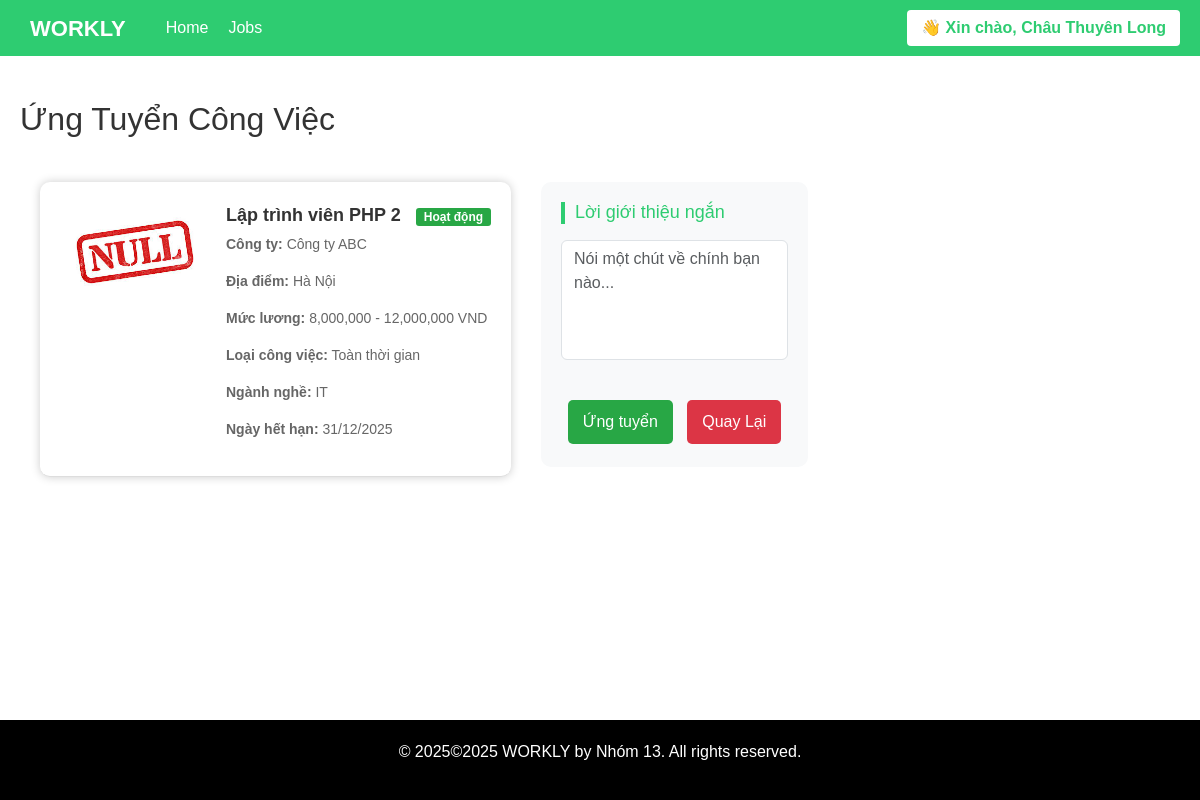
Screenshot of /apply.php?job_id=4 (signed in) with the database file from the repository.
### tables this page shows
CREATE TABLE IF NOT EXISTS `candidates` (
  `id` int(11) NOT NULL AUTO_INCREMENT,
  `user_id` int(11) NOT NULL,
  `full_name` varchar(100) NOT NULL,
  `phone` varchar(20) DEFAULT NULL,
  `address` varchar(255) DEFAULT NULL,
  `cv_url` varchar(255) DEFAULT NULL,
  `avatar` varchar(255) NOT NULL DEFAULT 'assets/images/default-avatar.png',
  `industry` varchar(100) DEFAULT NULL,
  `bio` text DEFAULT NULL,
  PRIMARY KEY (`id`),
  KEY `user_id` (`user_id`)
);

CREATE TABLE IF NOT EXISTS `job_posts` (
  `id` int(11) NOT NULL AUTO_INCREMENT,
  `employer_id` int(11) NOT NULL,
  `title` varchar(255) NOT NULL,
  `description` text NOT NULL,
  `location` varchar(100) DEFAULT NULL,
  `salary_min` int(11) DEFAULT NULL,
  `salary_max` int(11) DEFAULT NULL,
  `job_type` enum('full-time','part-time') NOT NULL,
  `industry` varchar(100) DEFAULT NULL,
  `keywords` text DEFAULT NULL,
  `status` enum('active','inactive') DEFAULT 'active',
  `expires_at` date DEFAULT NULL,
  `created_at` timestamp NOT NULL DEFAULT current_timestamp(),
  `requirements` text DEFAULT NULL,
  `benefits` text DEFAULT NULL,
  `updated_at` timestamp NULL DEFAULT NULL ON UPDATE current_timestamp(),
  PRIMARY KEY (`id`),
  KEY `employer_id` (`employer_id`)
);

CREATE TABLE IF NOT EXISTS `employers` (
  `id` int(11) NOT NULL AUTO_INCREMENT,
  `user_id` int(11) NOT NULL,
  `company_name` varchar(255) NOT NULL,
  `website` varchar(255) DEFAULT NULL,
  `description` text DEFAULT NULL,
  `company_logo` varchar(255) NOT NULL DEFAULT 'assets/images/default-null.png',
  PRIMARY KEY (`id`),
  KEY `user_id` (`user_id`)
);

### apply.php (the view, shortened to what this page needs)
<?php
require_once 'includes/config.php';
$job_id = isset($_GET['job_id']) ? (int)$_GET['job_id'] : 0;
$stmt = $conn->prepare("
    SELECT jp.*, e.company_name, e.company_logo
    FROM job_posts jp
    JOIN employers e ON jp.employer_id = e.id
    WHERE jp.id = :jid
");
$stmt->execute([':jid' => $job_id]);
$job = $stmt->fetch(PDO::FETCH_ASSOC);
$logo_path = $job['company_logo'] ?: 'assets/images/default-null.png';
?>
<!DOCTYPE html>
<html lang="vi">
<head>
    <link rel="stylesheet" href="https://cdn.jsdelivr.net/npm/bootstrap@5.3.3/dist/css/bootstrap.min.css">
    <link rel="stylesheet" href="assets/css/styles.css">
</head>
<body>
    <?php include 'includes/header.php'; ?>
    <div class="container mt-4">
        <div>
            <h2 class="mb-4">Ứng Tuyển Công Việc</h2>
            <div class="container">
                <div class="job-listing">
                    <div class="d-flex gap-3">
                        <div class="job-image">
                            <img src="<?= htmlspecialchars($logo_path) ?>" alt="Logo Công Ty" style="width: 150px; height: 100px; object-fit: contain;">
                        </div>
                        <div class="job-content flex-grow-1">
                            <div class="job-title">
                                <?= htmlspecialchars($job['title']) ?>
                                <span class="new-badge <?= $job['status'] === 'active' ? 'status-active' : 'status-inactive' ?>">
                                    <?= $job['status'] === 'active' ? 'Hoạt động' : 'Không hoạt động' ?>
                                </span>
                            </div>
                            <div class="job-desc">
                                <p><strong>Công ty:</strong> <?= htmlspecialchars($job['company_name']) ?></p>
                                <p><strong>Địa điểm:</strong> <?= htmlspecialchars($job['location'] ?? 'N/A') ?></p>
                                <p><strong>Mức lương:</strong>
                                    <?php
                                    if ($job['salary_min'] && $job['salary_max']) {
                                        echo number_format($job['salary_min']) . ' - ' . number_format($job['salary_max']) . ' VND';
                                    } elseif ($job['salary_min']) {
                                        echo 'Từ ' . number_format($job['salary_min']) . ' VND';
                                    } elseif ($job['salary_max']) {
                                        echo 'Đến ' . number_format($job['salary_max']) . ' VND';
                                    } else {
                                        echo 'Thỏa thuận';
                                    }
                                    ?>
                                </p>
                                <p><strong>Loại công việc:</strong> <?= htmlspecialchars($job['job_type'] === 'full-time' ? 'Toàn thời gian' : 'Bán thời gian') ?></p>
                                <p><strong>Ngành nghề:</strong> <?= htmlspecialchars($job['industry'] ?? 'N/A') ?></p>
                                <p><strong>Ngày hết hạn:</strong> <?= $job['expires_at'] ? date('d/m/Y', strtotime($job['expires_at'])) : 'N/A' ?></p>
                            </div>
                        </div>
                    </div>
                </div>
                <div class="form-section">
                    <h3 class="mb-3">Lời giới thiệu ngắn</h3>
                    <form method="POST">
                        <div class="form-group">
                            <textarea name="cover_letter" id="cover_letter" class="form-control" rows="6" required placeholder="Nói một chút về chính bạn nào..."></textarea>
                        </div>
                        <div class="form-actions mt-3">
                            <button type="submit" class="apply-btn">Ứng tuyển</button>
                            <a href="jobs.php" class="apply-btn" style="background-color: #dc3545; margin-left: 10px;">Quay Lại</a>
                        </div>
                    </form>
                </div>
            </div>
        </div>
    </div>
    <?php include 'includes/footer.php'; ?>
</body>
</html>

### includes/header.php (shortened to what this page needs)
<?php
require_once __DIR__ . '/config.php';
$displayName = $_SESSION['username'] ?? 'Người dùng';
if (isset($_SESSION['user_id']) && isset($_SESSION['role'])) {
    if ($_SESSION['role'] === 'candidate') {
        $stmt = $conn->prepare("SELECT full_name FROM candidates WHERE user_id = :uid");
        $stmt->execute([':uid' => $_SESSION['user_id']]);
        $row = $stmt->fetch(PDO::FETCH_ASSOC);
        if ($row && $row['full_name']) {
            $displayName = $row['full_name'];
        }
    } elseif ($_SESSION['role'] === 'admin') {
        $displayName = 'Admin';
    }
}
?>
<div class="navbar">
    <div class="left-side">
        <a href="/index.php" class="logo">WORKLY</a>
        <a href="/index.php">Home</a>
        <a href="/jobs.php">Jobs</a>
    </div>
    <div class="right-side">
        <?php if (isset($_SESSION['user_id'])): ?>
            <div class="dropdown">
                <button class="dropdown-btn">
                    👋 Xin chào, <?= htmlspecialchars($displayName) ?>
                </button>
            </div>
        <?php endif; ?>
    </div>
</div>

### assets/css/styles.css (style rules this page uses)
body { font-family: Arial, sans-serif; margin: 0; padding: 0; color: #333; display: flex; flex-direction: column; min-height: 100vh; }
input[type="text"], input[type="file"], input[type="password"], input[type="email"], select, textarea { width: 100%; padding: 10px; margin: 5px 0 15px; border: 1px solid #ccc; border-radius: 5px; box-sizing: border-box; transition: border-color 0.3s ease; }
textarea { resize: none; height: 120px; }
button, .update-btn, .apply-btn { padding: 10px 15px; background-color: #007bff; color: white; border: none; border-radius: 5px; cursor: pointer; transition: background 0.3s ease; }
.apply-btn { background: #28a745; font-size: 16px; margin-top: 20px; text-decoration: none; display: inline-block; }
.container { max-width: 1200px; margin: 0 auto; padding: 20px; display: flex; gap: 30px; }
.navbar { display: flex; justify-content: space-between; align-items: center; background-color: #2ecc71; padding: 10px 20px; }
.navbar .left-side, .navbar .right-side { display: flex; align-items: center; }
.navbar .logo { font-size: 22px; font-weight: bold; color: white; margin-right: 30px; text-transform: uppercase; text-decoration: none; }
.navbar a { color: white; text-decoration: none; margin: 0 10px; font-size: 16px; }
.dropdown { position: relative; display: inline-block; }
.dropdown-btn { background-color: white; color: #2ecc71; padding: 6px 14px; border: none; border-radius: 4px; cursor: pointer; font-weight: bold; }
.job-listing, .job-info { display: flex; gap: 20px; margin-bottom: 20px; }
.job-listing { padding: 15px 0; border-bottom: 1px solid #ddd; }
.job-image img { width: 150px; height: 100px; object-fit: contain; border-radius: 5px; }
.job-content { flex: 1; }
.job-title { font-size: 18px; font-weight: bold; margin-bottom: 5px; }
.new-badge { background: #ffcc00; color: #333; padding: 2px 8px; border-radius: 3px; font-size: 12px; margin-left: 10px; font-weight: bold; }
.job-desc, .job-description, .job-requirements, .job-benefits, .job-meta p { color: #666; font-size: 14px; line-height: 1.5; }
.form-section { margin-bottom: 30px; padding-bottom: 20px; border-bottom: 1px solid #eee; }
.form-section:last-child { border-bottom: none; }
.form-section h3 { font-size: 18px; color: #2ecc71; margin-bottom: 20px; border-left: 4px solid #2ecc71; padding-left: 10px; }
.form-group { margin-bottom: 20px; }
.form-actions { text-align: center; margin-top: 30px; }
.status-active { background: #28a745; color: white; }

### apply.php (style rules this page uses)
.job-listing { background: #fff; border-radius: 10px; box-shadow: 0 0 10px #ccc; padding: 20px; margin-bottom: 20px; }
.job-image img { max-width: 100%; height: auto; }
.form-section { background: #f8f9fa; padding: 20px; border-radius: 10px; }

### rows the page displays
candidates: full_name "Châu Thuyên Long"
job_posts: employer.company_logo (placeholder picture), title "Lập trình viên PHP 2", employer.company_name "Công ty ABC", location "Hà Nội", salary_min "8,000,000", salary_max "12,000,000", job_type "Toàn thời gian", industry "IT", expires_at "31/12/2025"
